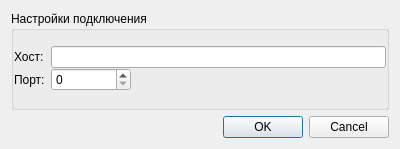
<?xml version="1.0" encoding="UTF-8"?>
<ui version="4.0">
 <class>SettingsDialog</class>
 <widget class="QDialog" name="SettingsDialog">
  <property name="geometry">
   <rect>
    <x>0</x>
    <y>0</y>
    <width>400</width>
    <height>149</height>
   </rect>
  </property>
  <property name="minimumSize">
   <size>
    <width>400</width>
    <height>149</height>
   </size>
  </property>
  <property name="maximumSize">
   <size>
    <width>400</width>
    <height>149</height>
   </size>
  </property>
  <property name="windowTitle">
   <string>Dialog</string>
  </property>
  <layout class="QGridLayout" name="gridLayout_3">
   <item row="0" column="0">
    <widget class="QGroupBox" name="groupBox">
     <property name="title">
      <string>Настройки подключения</string>
     </property>
     <layout class="QGridLayout" name="gridLayout_2">
      <property name="leftMargin">
       <number>0</number>
      </property>
      <property name="topMargin">
       <number>0</number>
      </property>
      <property name="rightMargin">
       <number>0</number>
      </property>
      <property name="bottomMargin">
       <number>0</number>
      </property>
      <item row="0" column="0">
       <layout class="QGridLayout" name="gridLayout">
        <property name="verticalSpacing">
         <number>0</number>
        </property>
        <item row="0" column="0">
         <widget class="QLabel" name="label">
          <property name="text">
           <string>Хост:</string>
          </property>
         </widget>
        </item>
        <item row="0" column="1">
         <widget class="QLineEdit" name="txtHost"/>
        </item>
        <item row="1" column="0">
         <widget class="QLabel" name="label_2">
          <property name="text">
           <string>Порт:</string>
          </property>
         </widget>
        </item>
        <item row="1" column="1">
         <widget class="QSpinBox" name="intPort">
          <property name="minimumSize">
           <size>
            <width>60</width>
            <height>0</height>
           </size>
          </property>
          <property name="maximumSize">
           <size>
            <width>80</width>
            <height>16777215</height>
           </size>
          </property>
          <property name="maximum">
           <number>10000</number>
          </property>
         </widget>
        </item>
       </layout>
      </item>
     </layout>
    </widget>
   </item>
   <item row="1" column="0">
    <widget class="QDialogButtonBox" name="buttonBox">
     <property name="orientation">
      <enum>Qt::Horizontal</enum>
     </property>
     <property name="standardButtons">
      <set>QDialogButtonBox::Cancel|QDialogButtonBox::Ok</set>
     </property>
    </widget>
   </item>
  </layout>
 </widget>
 <resources/>
 <connections>
  <connection>
   <sender>buttonBox</sender>
   <signal>accepted()</signal>
   <receiver>SettingsDialog</receiver>
   <slot>accept()</slot>
   <hints>
    <hint type="sourcelabel">
     <x>248</x>
     <y>254</y>
    </hint>
    <hint type="destinationlabel">
     <x>157</x>
     <y>274</y>
    </hint>
   </hints>
  </connection>
  <connection>
   <sender>buttonBox</sender>
   <signal>rejected()</signal>
   <receiver>SettingsDialog</receiver>
   <slot>reject()</slot>
   <hints>
    <hint type="sourcelabel">
     <x>316</x>
     <y>260</y>
    </hint>
    <hint type="destinationlabel">
     <x>286</x>
     <y>274</y>
    </hint>
   </hints>
  </connection>
 </connections>
</ui>
